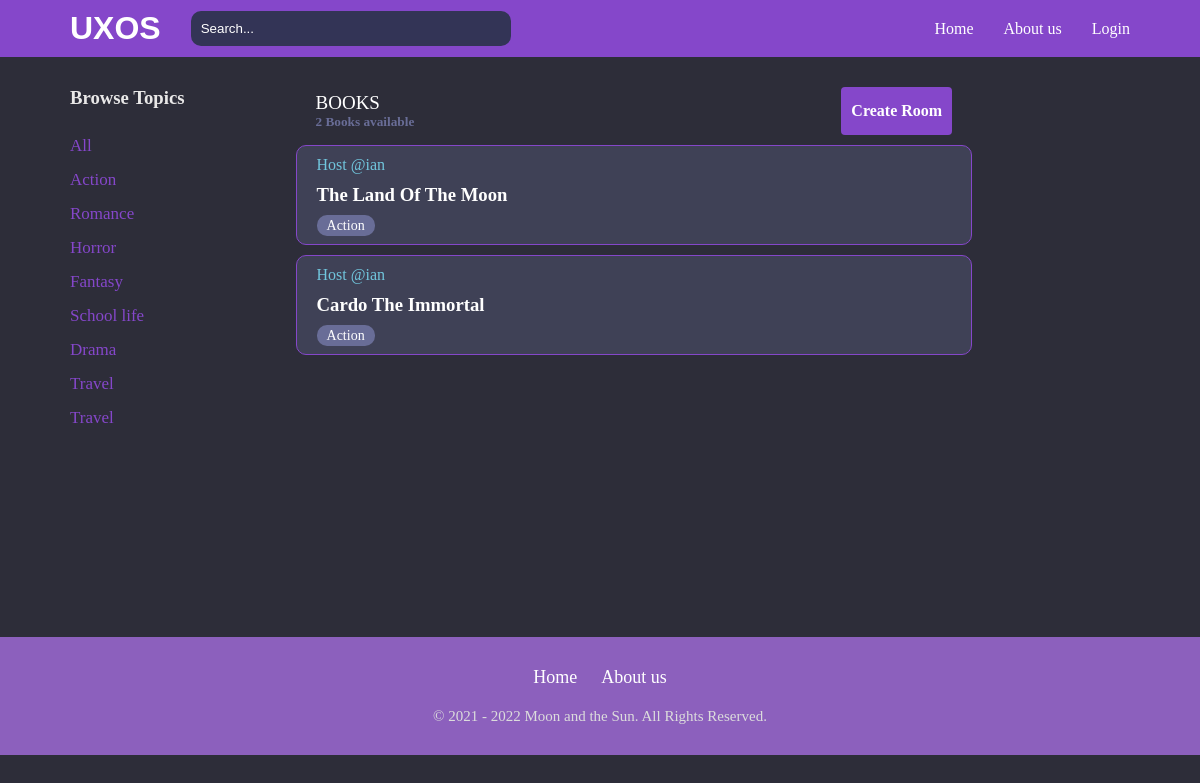
Screenshot of /Book/?q=Action with the database file from the repository.
### base/models.py (models this page shows, shortened)
class Topic(models.Model):
    name = models.CharField(max_length=200)
    def __str__(self):
        return self.name

class Room(models.Model):
    host = models.ForeignKey(User, on_delete=models.CASCADE, null=True)
    topic = models.ForeignKey(Topic, on_delete=models.CASCADE, null=True)
    name = models.CharField(max_length=200)
    desription = models.TextField(null=True, blank=True)
    participants = models.ManyToManyField(
        User, related_name='participants', blank=True)
    update = models.DateTimeField(auto_now=True)
    create = models.DateField(auto_now_add=True)
    class Meta:
        ordering = ['-update', '-create']

### base/views.py (the view)
# urls.py: path('Book/', views.home, name='home'),
def home(request):
    q = request.GET.get('q') if request.GET.get('q') != None else ''
    rooms = Room.objects.filter(
        Q(topic__name__icontains=q) |
        Q(name__icontains=q) |
        Q(desription__icontains=q)
    )
    room_count = rooms.count()
    message = Message.objects.all()
    topics = Topic.objects.all()
    context = {'rooms': rooms, 'topics': topics, 'room_count': room_count,
                'message': message}
    return render(request, 'base/home.html', context)

### base/templates/base/home.html (shortened to what this page needs)
{% extends 'main.html' %}
{% block content %}
<div class="home-container">
    <div class="left-home">
        <h3>Browse Topics</h3>
        <div>
            <div class="topic-all">
                <a style="color: rgb(133, 71, 202);" href="{% url 'home' %}">All</a>
            </div>
            {% for i in topics %}
            <div class="topic-home">
                <a href="{% url 'home' %}?q={{i.name}}">{{i.name}}</a>
            </div>
            {% endfor %}
        </div>
    </div>
    <div class="middle-home">
        <div class="top">
            <div class="left">
                <p>BOOKS</p>
                <h5>{{room_count}} Books available</h5>
            </div>
            <div class="right">
                <a href="{% url 'create-room' %}">Create Room</a>
            </div>
        </div>
        {% for i in rooms %}
        <div class="box">
            <div class="left">
                <span>Host @{{i.host.username}}</span>
                <h3><a href="{% url 'room' i.id %}">{{i.name}}</a></h3>
                <small>{{i.topic}}</small>
            </div>
        </div>
        {% endfor %}
    </div>
</div>
{% endblock content %}

### templates/navar.html (style rules this page uses)
* { padding: 0; margin: 0; }
::placeholder { color: white; }
.right { display: flex; text-align: center; }
.right a { color: rgb(255, 255, 255); text-decoration: none; }

### base/templates/base/home.html (style rules this page uses)
.home-container { display: grid; grid-template-columns: 1fr 3fr 0.7fr; background-color: #2D2D39; padding: 20px 70px; min-height: 500px; }
.left-home h3 { color: #e9e8e8; margin-bottom: 20px; }
.left-home .topic-all, .left-home .topic-home { padding: 7px 0px; }
.left-home a { color: rgb(133, 71, 202); text-decoration: none; font-size: 17px; }
.middle-home .top { display: flex; justify-content: space-between; padding: 0px 20px; align-items: center; margin-bottom: 10px; }
.middle-home .top p { color: white; font-size: 19px; }
.middle-home .top h5 { color: #696D97; }
.middle-home .top .right { padding: 15px 10px; background-color: rgb(133, 71, 202); border-radius: 4px; }
.middle-home .top .right a { color: #ffffff; font-weight: bold; }
.middle-home .box { background-color: #3F4156; margin-bottom: 10px; padding: 10px 20px; border: 1px solid rgb(133, 71, 202); border-radius: 10px; justify-content: space-between; display: flex; align-items: center; }
.middle-home .box .left h3 { padding: 10px 0px; }
.middle-home .box .left a { color: white; text-decoration: none; text-transform: capitalize; }
.middle-home .box .left small { color: white; font-size: 14px; padding: 3px 10px; background-color: #696D97; border-radius: 10px; }
.middle-home .box span { color: #71C6DD; }

### templates/main.html (style rules this page uses)
body { background-color: #2D2D39; }

### rows the page displays
Topic: name "Action"
Topic: name "Romance"
Topic: name "Horror"
Topic: name "Fantasy"
Topic: name "School life"
Topic: name "Drama"
Topic: name "Travel"
Topic: name "Travel"
Room: host.username "ian", name "The Land Of The Moon", topic "Action"
Room: host.username "ian", name "Cardo The Immortal", topic "Action"

### other values shown
{{ room_count }} "2"
